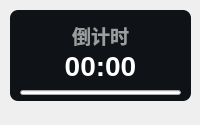
<?xml version="1.0" encoding="UTF-8"?>
<ui version="4.0">
 <class>Theme</class>
 <widget class="QWidget" name="Form">
  <property name="geometry">
   <rect>
    <x>0</x>
    <y>0</y>
    <width>200</width>
    <height>125</height>
   </rect>
  </property>
  <property name="minimumSize">
   <size>
    <width>0</width>
    <height>0</height>
   </size>
  </property>
  <property name="maximumSize">
   <size>
    <width>16777215</width>
    <height>65536</height>
   </size>
  </property>
  <property name="windowTitle">
   <string>活动倒计时</string>
  </property>
  <widget class="ProgressBar" name="progressBar">
   <property name="geometry">
    <rect>
     <x>20</x>
     <y>90</y>
     <width>161</width>
     <height>5</height>
    </rect>
   </property>
   <property name="minimumSize">
    <size>
     <width>0</width>
     <height>5</height>
    </size>
   </property>
   <property name="maximumSize">
    <size>
     <width>16777215</width>
     <height>6</height>
    </size>
   </property>
   <property name="styleSheet">
    <string notr="true"/>
   </property>
   <property name="orientation">
    <enum>Qt::Horizontal</enum>
   </property>
   <property name="useAni">
    <bool>true</bool>
   </property>
   <property name="val">
    <double>0.000000000000000</double>
   </property>
  </widget>
  <widget class="QLabel" name="activity_countdown_title">
   <property name="geometry">
    <rect>
     <x>20</x>
     <y>20</y>
     <width>161</width>
     <height>31</height>
    </rect>
   </property>
   <property name="font">
    <font>
     <family>Microsoft YaHei UI</family>
     <pointsize>14</pointsize>
     <weight>75</weight>
     <bold>true</bold>
    </font>
   </property>
   <property name="styleSheet">
    <string notr="true">color: rgba(255, 255, 255, 150);
font-weight: bold;</string>
   </property>
   <property name="text">
    <string>倒计时</string>
   </property>
   <property name="textFormat">
    <enum>Qt::PlainText</enum>
   </property>
   <property name="alignment">
    <set>Qt::AlignCenter</set>
   </property>
  </widget>
  <widget class="QLabel" name="activity_countdown">
   <property name="geometry">
    <rect>
     <x>20</x>
     <y>40</y>
     <width>161</width>
     <height>51</height>
    </rect>
   </property>
   <property name="font">
    <font>
     <family>Microsoft YaHei UI</family>
     <pointsize>21</pointsize>
     <weight>75</weight>
     <bold>true</bold>
    </font>
   </property>
   <property name="styleSheet">
    <string notr="true">border: none;
color: rgba(255, 255, 255, 255);
font-weight: bold</string>
   </property>
   <property name="text">
    <string>00:00</string>
   </property>
   <property name="textFormat">
    <enum>Qt::PlainText</enum>
   </property>
   <property name="alignment">
    <set>Qt::AlignCenter</set>
   </property>
  </widget>
  <widget class="QLabel" name="backgnd">
   <property name="geometry">
    <rect>
     <x>10</x>
     <y>10</y>
     <width>181</width>
     <height>91</height>
    </rect>
   </property>
   <property name="styleSheet">
    <string notr="true">background-color: rgba(15, 18, 22, 255);
border-radius: 8px</string>
   </property>
   <property name="text">
    <string/>
   </property>
  </widget>
  <zorder>backgnd</zorder>
  <zorder>progressBar</zorder>
  <zorder>activity_countdown_title</zorder>
  <zorder>activity_countdown</zorder>
 </widget>
 <customwidgets>
  <customwidget>
   <class>ProgressBar</class>
   <extends>QProgressBar</extends>
   <header>qfluentwidgets</header>
  </customwidget>
 </customwidgets>
 <resources/>
 <connections/>
</ui>
